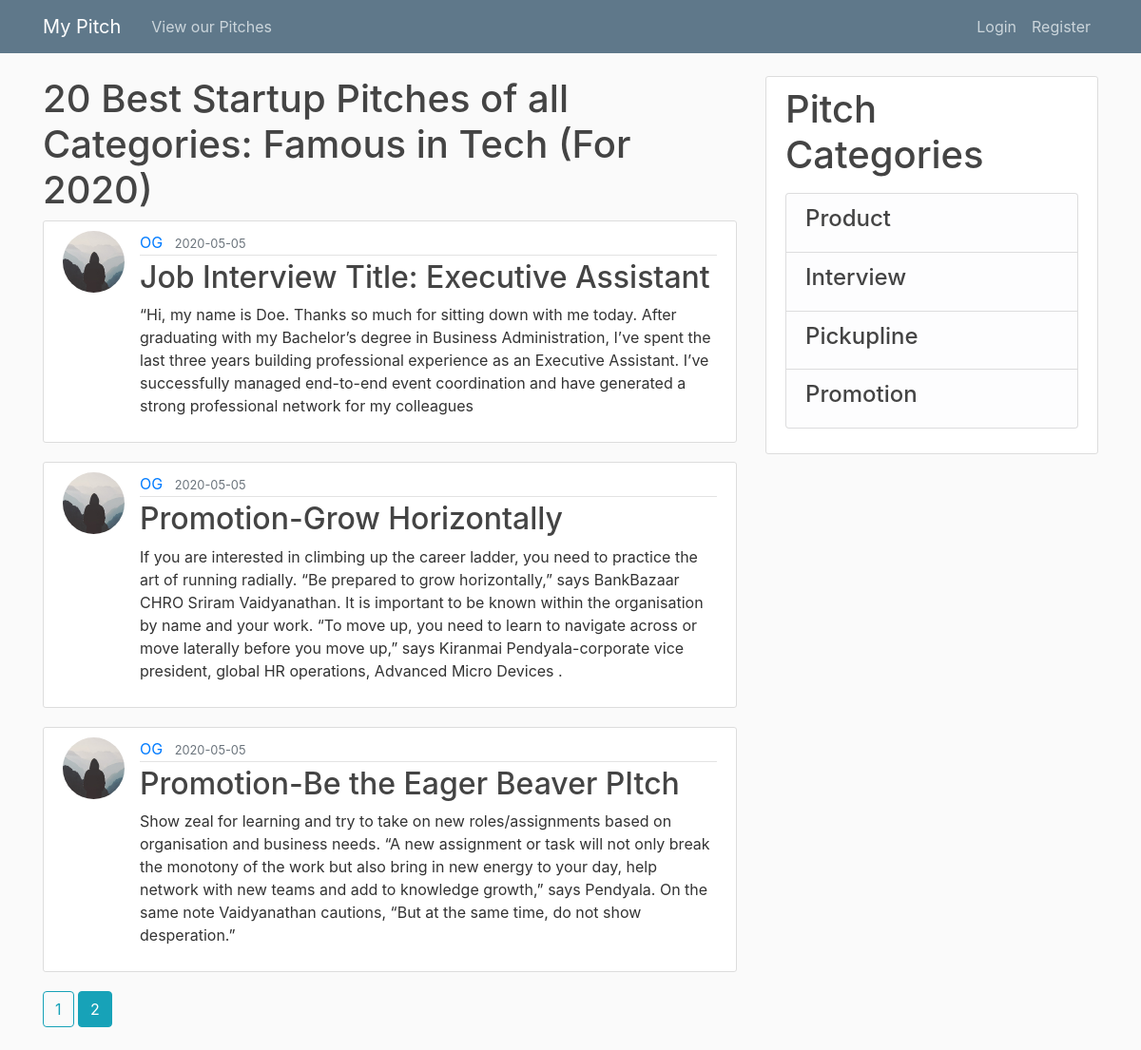
/product?page=2, run on the app's committed database.
### app/models.py (models this page shows, shortened)
class Post(db.Model):
    id = db.Column(db.Integer, primary_key=True)
    title = db.Column(db.String(100), nullable=False)
    date = db.Column(db.DateTime, nullable=False, default=datetime.utcnow)
    content = db.Column(db.Text, nullable=False)
    user_id = db.Column(db.Integer, db.ForeignKey('user.id'), nullable=False)

class User(db.Model, UserMixin):
    id = db.Column(db.Integer, primary_key=True)
    username = db.Column(db.String(20), unique=True, nullable=False)
    email = db.Column(db.String(120), unique=True, nullable=False)
    image_file = db.Column(db.String(20), nullable=False, default='default.jpg')
    password = db.Column(db.String(60), nullable=False)
    posts = db.relationship('Post', backref='author', lazy=True)

### app/routes.py (the view)
@app.route("/product")
def product():
    page = request.args.get('page', 1, type=int)
    posts = Post.query.order_by(Post.date.desc()).paginate(page=page, per_page=5)
    return render_template('product.html', posts=posts)

### app/templates/product.html (shortened to what this page needs)
{% extends "base.html" %}
{% block content %}
<h1>20 Best Startup Pitches of all Categories: Famous in Tech (For 2020)</h1>
{% for post in posts.items %}
<article class="media content-section">
  <img class="rounded-circle article-img"
    src="{{ url_for('static', filename='profile_pics/' + post.author.image_file) }}">
  <div class="media-body">
    <div class="article-metadata">
      <a class="mr-2" href="{{ url_for('user_posts', username=post.author.username) }}">{{ post.author.username }}</a>
      <small class="text-muted">{{ post.date.strftime('%Y-%m-%d') }}</small>
    </div>
    <h2><a class="article-title" href="{{ url_for('post', post_id=post.id) }}">{{ post.title }}</a></h2>
    <p class="article-content">{{ post.content }}</p>
  </div>
</article>
{% endfor %}
{% for page_num in posts.iter_pages(left_edge=1, right_edge=1, left_current=1, right_current=2) %}
{% if page_num %}
{% if posts.page == page_num %}
<a class="btn btn-info mb-4" href="{{ url_for('product', page=page_num) }}">{{ page_num }}</a>
{% else %}
<a class="btn btn-outline-info mb-4" href="{{ url_for('product', page=page_num) }}">{{ page_num }}</a>
{% endif %}
{% else %}
...
{% endif %}
{% endfor %}
{% endblock content %}

### app/static/styles.css (style rules this page uses)
body { background: #fafafa; color: #333333; margin-top: 5rem; }
h1, h2, h3, h4, h5, h6 { color: #444444; }
.content-section { background: #ffffff; padding: 10px 20px; border: 1px solid #dddddd; border-radius: 3px; margin-bottom: 20px; }
.article-title { color: #444444; }
.article-content { white-space: pre-line; }
.article-img { height: 65px; width: 65px; margin-right: 16px; }
.article-metadata { padding-bottom: 1px; margin-bottom: 4px; border-bottom: 1px solid #e3e3e3 }

### data on the page
Post: image_file (placeholder picture), author.username "OG", date "2020-05-05", title "Job Interview Title: Executive Assistant", content "“Hi, my name is Doe. Thanks so much for sitting down with me today. After graduating with my Bachelor’s degree in Business Administration, I’ve spent the last three years building professional experience as an Executive Assistant. I’ve successfully managed end-to-end event coordination and have generated a strong professional network for my colleagues"
Post: image_file (placeholder picture), author.username "OG", date "2020-05-05", title "Promotion-Grow Horizontally", content "If you are interested in climbing up the career ladder, you need to practice the art of running radially. “Be prepared to grow horizontally,” says BankBazaar CHRO Sriram Vaidyanathan. It is important to be known within the organisation by name and your work. “To move up, you need to learn to navigate across or move laterally before you move up,” says Kiranmai Pendyala-corporate vice president, global HR operations, Advanced Micro Devices ."
Post: image_file (placeholder picture), author.username "OG", date "2020-05-05", title "Promotion-Be the Eager Beaver PItch", content "Show zeal for learning and try to take on new roles/assignments based on organisation and business needs. “A new assignment or task will not only break the monotony of the work but also bring in new energy to your day, help network with new teams and add to knowledge growth,” says Pendyala. On the same note Vaidyanathan cautions, “But at the same time, do not show desperation.”"

### other printed values
{{ page_num }} "1"
{{ page_num }} "2"
